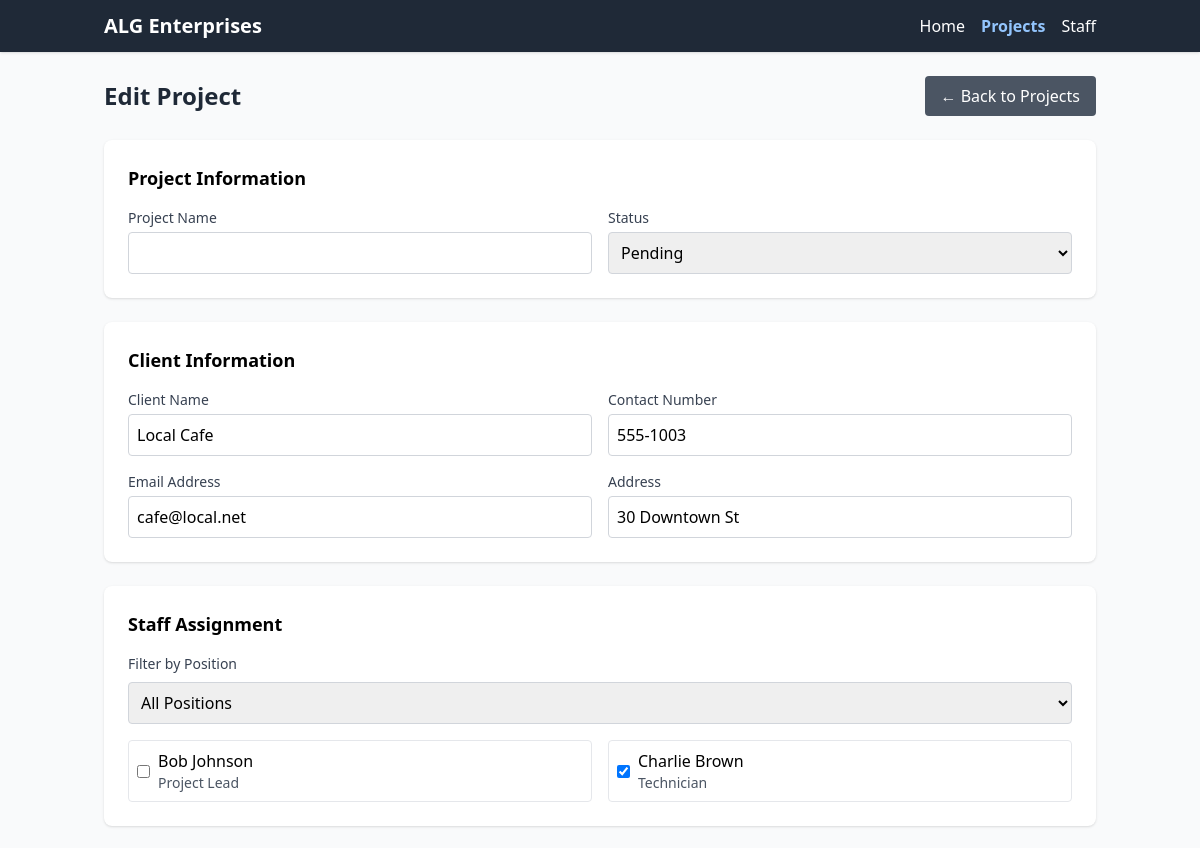
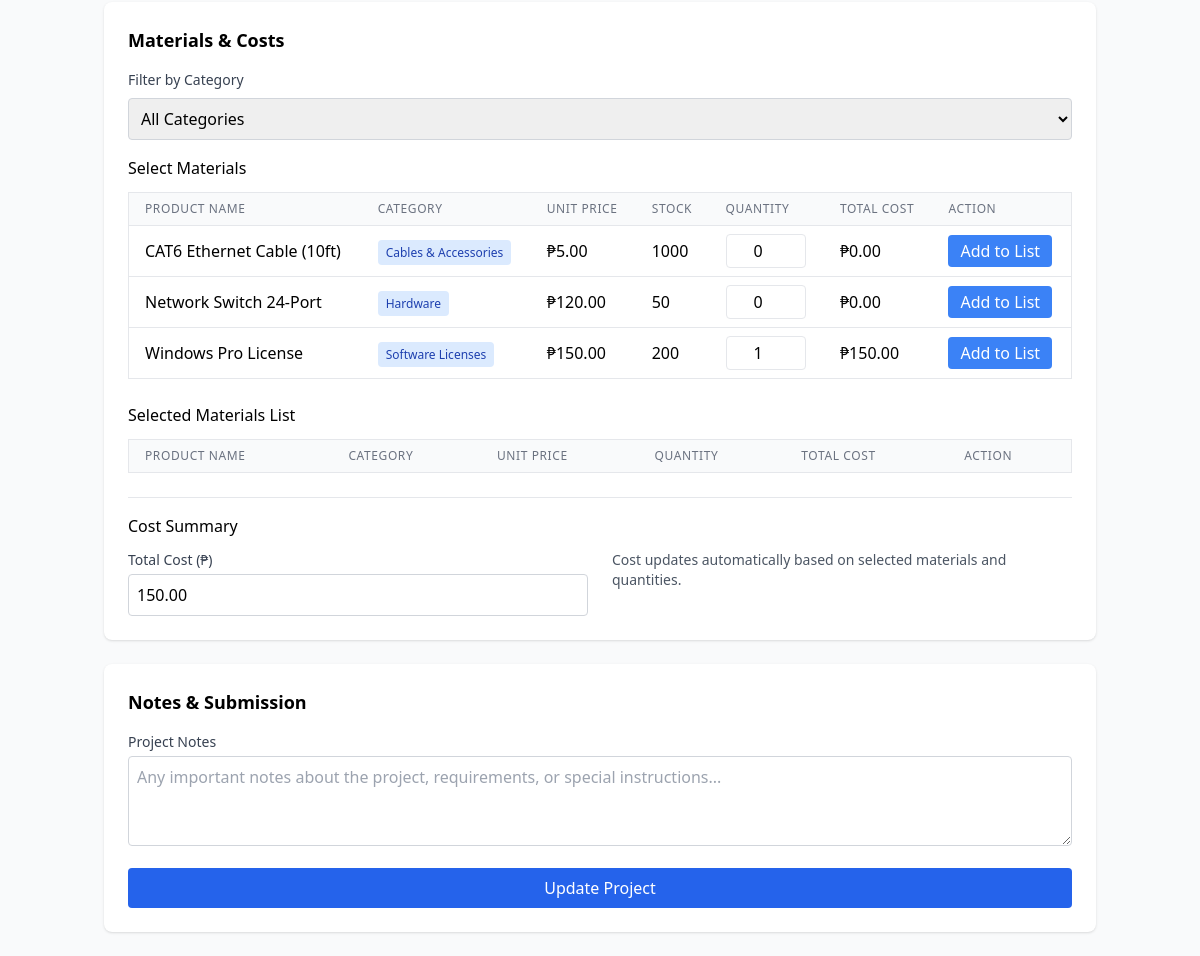
Screenshot of /Website/Admin/management_form.php?id=2 with the database file from the repository (2 pictures, top to bottom).
### tables this page shows
CREATE TABLE `projects` (
  `Project_id` int(11) NOT NULL,
  `Orders_id` int(11) NOT NULL,
  `Project_Name` varchar(45) DEFAULT NULL,
  `StartDate` date DEFAULT NULL,
  `EndDate` date DEFAULT NULL,
  `Status` enum('Pending','Ongoing','Completed') DEFAULT 'Pending',
  `Notes` text DEFAULT NULL,
  `Total_Cost` decimal(10,2) NOT NULL
);

CREATE TABLE `customers` (
  `Customer_id` int(11) NOT NULL,
  `Name` varchar(50) NOT NULL,
  `Email` varchar(50) DEFAULT NULL,
  `PhoneNumber` varchar(20) DEFAULT NULL,
  `Address` varchar(50) DEFAULT NULL
);

CREATE TABLE `staff` (
  `Staff_id` int(11) NOT NULL,
  `Name` varchar(50) NOT NULL,
  `address` varchar(50) DEFAULT NULL,
  `PhoneNum` varchar(20) DEFAULT NULL,
  `Email` varchar(50) DEFAULT NULL,
  `Password` varchar(255) NOT NULL,
  `Role` enum('Admin','Staff') NOT NULL,
  `Position` varchar(50) NOT NULL
);

CREATE TABLE `product` (
  `Product_id` int(11) NOT NULL,
  `Category_id` int(11) DEFAULT NULL,
  `Supplier_id` int(11) DEFAULT NULL,
  `Name` varchar(50) NOT NULL,
  `Description` text DEFAULT NULL,
  `Price` decimal(10,2) NOT NULL,
  `Stock` int(11) NOT NULL,
  `Reorder_Level` int(11) NOT NULL DEFAULT 10
);

CREATE TABLE `category` (
  `Category_id` int(11) NOT NULL,
  `Name` varchar(50) NOT NULL,
  `Description` text DEFAULT NULL
);

CREATE TABLE `orderitems` (
  `Items_id` int(11) NOT NULL,
  `Orders_id` int(11) DEFAULT NULL,
  `product_id` int(11) DEFAULT NULL,
  `services_id` int(11) DEFAULT NULL,
  `quantity` int(11) NOT NULL,
  `price` decimal(10,2) NOT NULL
);

### Website/Admin/management_form.php (the view, shortened to what the rows shown need)
<?php
include "../../db.php";
$project = [];
$staff_list = [];
$materials_list = [];
$project_id = filter_input(INPUT_GET, 'id', FILTER_VALIDATE_INT);
$is_edit = !!$project_id;
$assigned_staff_ids = [];
$project_materials = [];
if ($project_id) {
    $stmt = $conn->prepare("
        SELECT p.*, o.Orders_id, c.Name as client_name, c.PhoneNumber as client_contact,
               c.Email as client_email, c.Address as client_address
        FROM Projects p
        LEFT JOIN Orders o ON p.Orders_id = o.Orders_id
        LEFT JOIN Customers c ON o.customer_id = c.customer_id
        WHERE p.Project_id = ?
    ");
    $stmt->bind_param("i", $project_id);
    $stmt->execute();
    $result = $stmt->get_result();
    $project = $result->fetch_assoc() ?? [];
    $stmt = $conn->prepare("SELECT Staff_id FROM ProjectStaff WHERE Project_id = ?");
    $stmt->bind_param("i", $project_id);
    $stmt->execute();
    $result = $stmt->get_result();
    $assigned_staff_ids = [];
    while ($row = $result->fetch_assoc()) {
        $assigned_staff_ids[] = $row['Staff_id'];
    }
    if (!empty($project['Orders_id'])) {
        $stmt = $conn->prepare("
            SELECT oi.product_id, oi.quantity, oi.price, p.Name
            FROM orderitems oi
            JOIN Product p ON oi.product_id = p.Product_id
            WHERE oi.Orders_id = ? AND oi.product_id IS NOT NULL
        ");
        $stmt->bind_param("i", $project['Orders_id']);
        $stmt->execute();
        $result = $stmt->get_result();
        $project_materials = [];
        while ($row = $result->fetch_assoc()) {
            $project_materials[$row['product_id']] = $row;
        }
    }
}
$staff_result = $conn->query("SELECT Staff_id, Name, Position FROM Staff WHERE Role != 'Admin' ORDER BY Position, Name");
if ($staff_result) {
    $staff_list = $staff_result->fetch_all(MYSQLI_ASSOC);
} else {
    $staff_list = [];
}
$materials_result = $conn->query("
    SELECT p.Product_id, p.Name, p.Price, p.Stock, c.Name as category_name, c.Category_id
    FROM Product p
    LEFT JOIN category c ON p.Category_id = c.Category_id
    ORDER BY c.Name, p.Name
");
if ($materials_result) {
    $materials_list = $materials_result->fetch_all(MYSQLI_ASSOC);
} else {
    $materials_list = [];
}
if (!$project || empty($project)) {
    $project = [
        'Project_Name' => '',
        'client_name' => '',
        'client_contact' => '',
        'client_email' => '',
        'client_address' => '',
        'status' => 'Pending',
        'notes' => '',
        'total_cost' => '0.00',
        'Orders_id' => ''
    ];
} else {
    $defaults = [
        'Project_Name' => '',
        'client_name' => '',
        'client_contact' => '',
        'client_email' => '',
        'client_address' => '',
        'status' => 'Pending',
        'notes' => '',
        'total_cost' => '0.00',
        'Orders_id' => ''
    ];
    $project = array_merge($defaults, $project);
}
?>
<!DOCTYPE html>
<html>
<head>
    <script src="https://cdn.tailwindcss.com"></script>
</head>
<body class="bg-gray-50">
    <div class="container mx-auto px-4 py-6">
        <div class="flex justify-between items-center mb-6">
            <h1 class="text-2xl font-bold text-gray-800">
                <?= $is_edit ? 'Edit Project' : 'Create Project' ?>
            </h1>
        </div>
        <form method="POST" class="space-y-6" id="projectForm">
            <div class="bg-white rounded-lg shadow p-6">
                <h2 class="text-lg font-semibold mb-4">Project Information</h2>
            </div>
            <div class="bg-white rounded-lg shadow p-6">
                <h2 class="text-lg font-semibold mb-4">Client Information</h2>
                <div class="grid grid-cols-1 md:grid-cols-2 gap-4">
                    <div>
                        <label class="block text-sm font-medium text-gray-700 mb-1">Client Name</label>
                        <input type="text" name="client_name" value="<?= htmlspecialchars($project['client_name'] ?? '') ?>"
                               class="w-full p-2 border border-gray-300 rounded" required>
                    </div>
                    <div>
                        <label class="block text-sm font-medium text-gray-700 mb-1">Contact Number</label>
                        <input type="text" name="client_contact" value="<?= htmlspecialchars($project['client_contact'] ?? '') ?>"
                               class="w-full p-2 border border-gray-300 rounded">
                    </div>
                    <div>
                        <label class="block text-sm font-medium text-gray-700 mb-1">Email Address</label>
                        <input type="email" name="client_email" value="<?= htmlspecialchars($project['client_email'] ?? '') ?>"
                               class="w-full p-2 border border-gray-300 rounded">
                    </div>
                    <div>
                        <label class="block text-sm font-medium text-gray-700 mb-1">Address</label>
                        <input type="text" name="client_address" value="<?= htmlspecialchars($project['client_address'] ?? '') ?>"
                               class="w-full p-2 border border-gray-300 rounded">
                    </div>
                </div>
            </div>
            <div class="bg-white rounded-lg shadow p-6">
                <h2 class="text-lg font-semibold mb-4">Staff Assignment</h2>
                <div class="grid grid-cols-1 md:grid-cols-2 gap-4 max-h-60 overflow-y-auto" id="staffList">
                    <?php foreach ($staff_list as $staff): ?>
                    <div class="staff-item flex items-center p-2 border rounded"
                         data-position="<?= strtolower(htmlspecialchars($staff['Position'])) ?>">
                        <input type="checkbox" name="assigned_staff[]" value="<?= $staff['Staff_id'] ?>"
                               id="staff_<?= $staff['Staff_id'] ?>"
                               <?= in_array($staff['Staff_id'], $assigned_staff_ids) ? 'checked' : '' ?>
                               class="mr-2">
                        <label for="staff_<?= $staff['Staff_id'] ?>" class="cursor-pointer flex-1">
                            <div class="font-medium"><?= htmlspecialchars($staff['Name']) ?></div>
                            <div class="text-sm text-gray-600"><?= htmlspecialchars($staff['Position']) ?></div>
                        </label>
                    </div>
                    <?php endforeach; ?>
                </div>
            </div>
            <div class="bg-white rounded-lg shadow p-6">
                <h2 class="text-lg font-semibold mb-4">Materials & Costs</h2>
                <div class="mb-6">
                    <div class="overflow-x-auto">
                        <table class="min-w-full bg-white border border-gray-200">
                            <thead class="bg-gray-50">
                                <tr>
                                    <th class="px-4 py-2 border-b text-left text-xs font-medium text-gray-500 uppercase tracking-wider">Product Name</th>
                                    <th class="px-4 py-2 border-b text-left text-xs font-medium text-gray-500 uppercase tracking-wider">Category</th>
                                    <th class="px-4 py-2 border-b text-left text-xs font-medium text-gray-500 uppercase tracking-wider">Unit Price</th>
                                    <th class="px-4 py-2 border-b text-left text-xs font-medium text-gray-500 uppercase tracking-wider">Stock</th>
                                    <th class="px-4 py-2 border-b text-left text-xs font-medium text-gray-500 uppercase tracking-wider">Quantity</th>
                                    <th class="px-4 py-2 border-b text-left text-xs font-medium text-gray-500 uppercase tracking-wider">Total Cost</th>
                                    <th class="px-4 py-2 border-b text-left text-xs font-medium text-gray-500 uppercase tracking-wider">Action</th>
                                </tr>
                            </thead>
                            <tbody id="materialsTableBody">
                                <?php foreach ($materials_list as $material):
                                    $current_qty = $project_materials[$material['Product_id']]['quantity'] ?? 0;
                                    $total_cost = $current_qty * $material['Price'];
                                ?>
                                <tr class="material-item hover:bg-gray-50" data-category="<?= htmlspecialchars(strtolower($material['Category_id'])) ?>">
                                    <td class="px-4 py-2 border-b">
                                        <div class="font-medium"><?= htmlspecialchars($material['Name']) ?></div>
                                    </td>
                                    <td class="px-4 py-2 border-b">
                                        <span class="bg-blue-100 text-blue-800 px-2 py-1 rounded text-xs"><?= htmlspecialchars($material['category_name']) ?></span>
                                    </td>
                                    <td class="px-4 py-2 border-b">₱<?= number_format($material['Price'], 2) ?></td>
                                    <td class="px-4 py-2 border-b"><?= $material['Stock'] ?></td>
                                    <td class="px-4 py-2 border-b">
                                        <input type="number"
                                               name="materials[<?= $material['Product_id'] ?>][quantity]"
                                               value="<?= $current_qty ?>"
                                               min="0"
                                               max="<?= $material['Stock'] ?>"
                                               class="w-20 p-1 border rounded text-center quantity-input"
                                               data-price="<?= $material['Price'] ?>"
                                               data-product-id="<?= $material['Product_id'] ?>">
                                    </td>
                                    <td class="px-4 py-2 border-b total-cost" id="total-cost-<?= $material['Product_id'] ?>">
                                        ₱<?= number_format($total_cost, 2) ?>
                                    </td>
                                    <td class="px-4 py-2 border-b">
                                        <button type="button"
                                                class="bg-blue-500 text-white px-3 py-1 rounded hover:bg-blue-600 transition duration-200 add-to-list-btn"
                                                data-product-id="<?= $material['Product_id'] ?>"
                                                data-product-name="<?= htmlspecialchars($material['Name']) ?>"
                                                data-category="<?= htmlspecialchars($material['category_name']) ?>"
                                                data-price="<?= $material['Price'] ?>"
                                                data-stock="<?= $material['Stock'] ?>">
                                            Add to List
                                        </button>
                                    </td>
                                </tr>
                                <?php endforeach; ?>
                            </tbody>
                        </table>
                    </div>
                </div>
                <div class="mb-6">
                    <div class="overflow-x-auto">
                        <table class="min-w-full bg-white border border-gray-200">
                            <thead class="bg-gray-50">
                                <tr>
                                    <th class="px-4 py-2 border-b text-left text-xs font-medium text-gray-500 uppercase tracking-wider">Product Name</th>
                                    <th class="px-4 py-2 border-b text-left text-xs font-medium text-gray-500 uppercase tracking-wider">Category</th>
                                    <th class="px-4 py-2 border-b text-left text-xs font-medium text-gray-500 uppercase tracking-wider">Unit Price</th>
                                    <th class="px-4 py-2 border-b text-left text-xs font-medium text-gray-500 uppercase tracking-wider">Quantity</th>
                                    <th class="px-4 py-2 border-b text-left text-xs font-medium text-gray-500 uppercase tracking-wider">Total Cost</th>
                                    <th class="px-4 py-2 border-b text-left text-xs font-medium text-gray-500 uppercase tracking-wider">Action</th>
                                </tr>
                            </thead>
                        </table>
                    </div>
                </div>
            </div>
            <div class="bg-white rounded-lg shadow p-6">
                <h2 class="text-lg font-semibold mb-4">Notes & Submission</h2>
            </div>
        </form>
    </div>
</body>
</html>

### rows the page displays
projects: client_name "Local Cafe", client_contact "555-1003", client_email "cafe@local.net", client_address "30 Downtown St"
staff: Name "Bob Johnson", Position "Project Lead"
staff: Staff_id "☑", Name "Charlie Brown", Position "Technician"
product: Name "CAT6 Ethernet Cable (10ft)", Category.Name "Cables & Accessories", Price "5.00", Stock "1000", Product_id+Stock+Price "0", total_cost "0.00"
product: Name "Network Switch 24-Port", Category.Name "Hardware", Price "120.00", Stock "50", Product_id+Stock+Price "0", total_cost "0.00"
product: Name "Windows Pro License", Category.Name "Software Licenses", Price "150.00", Stock "200", Product_id+Stock+Price "1"
